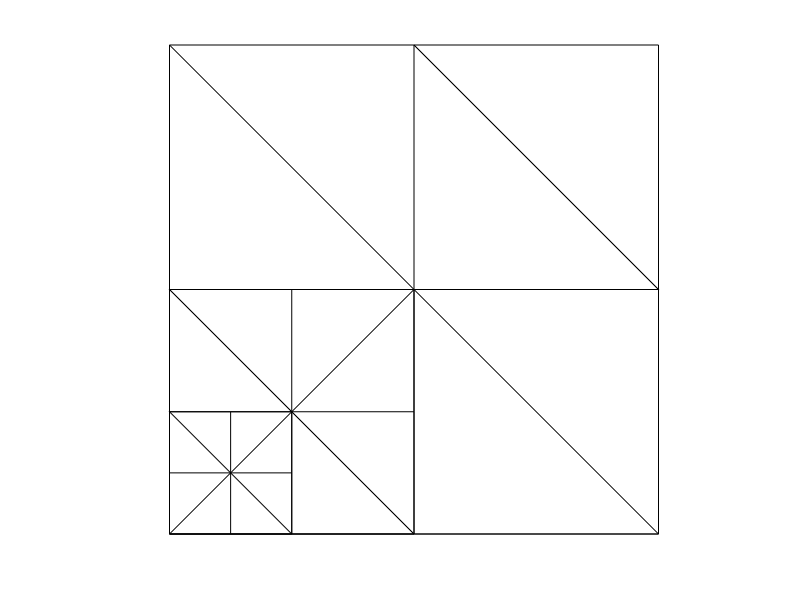

This figure's MATLAB source:
clear;
clc;

x=[0,1/2,1];
y=[0,1/2,1];
M=meshgrid(x,y);
plot(x,M,'k');
hold on
plot(M,y,'k');

x=[0,1/4,1/2];
y=[0,1/4,1/2];
M=meshgrid(x,y);
plot(x,M,'k');
hold on
plot(M,y,'k');

x=[0,1/8,1/4];
y=[0,1/8,1/4];
M=meshgrid(x,y);
plot(x,M,'k');
hold on
plot(M,y,'k');

x=[0,1];
y=[0,1];
plot(1-x,y,'k');
plot(3/2-x,y,'k');
plot(1/2-x,y,'k');
plot(1/4-x,y,'k');

x=[0,1/2];
y=[0,1/2];
plot(x,y,'k');

axis equal;
set(gca,'xlim',[0 1]);
set(gca,'ylim',[0 1]);
set(gca,'Box','off');
set(gca,'xtick',[])
set(gca,'ytick',[])